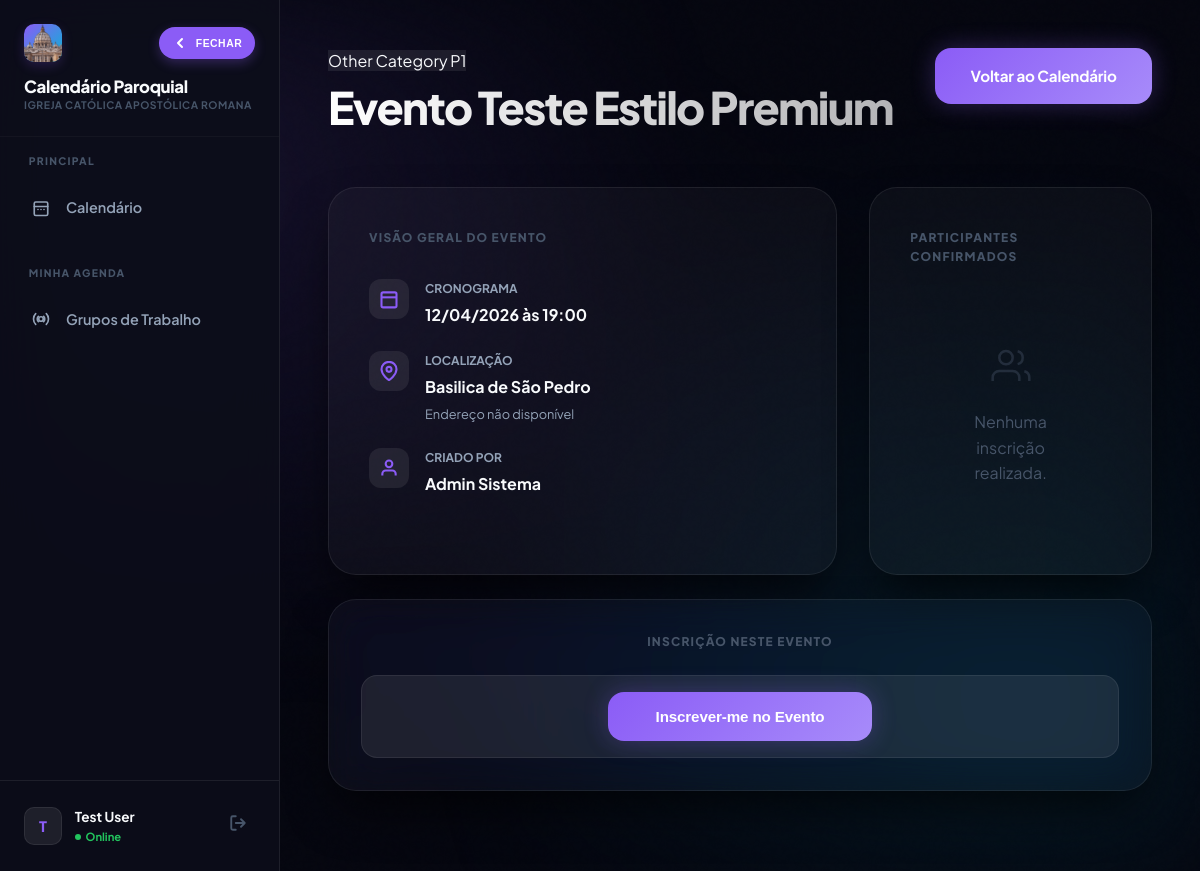
/ver_atividade.php?id=22 (signed in), run on the app's committed database.
### tables this page shows
CREATE TABLE `paroquias` (
  `id` int(10) unsigned NOT NULL AUTO_INCREMENT,
  `nome` varchar(255) NOT NULL,
  `cidade` varchar(100) DEFAULT NULL,
  `estado` char(2) DEFAULT NULL,
  `diocese` varchar(255) DEFAULT NULL,
  `ativo` tinyint(1) DEFAULT 1,
  `data_criacao` timestamp NULL DEFAULT current_timestamp(),
  PRIMARY KEY (`id`)
);

CREATE TABLE `atividades` (
  `id` int(10) unsigned NOT NULL AUTO_INCREMENT,
  `nome` varchar(255) NOT NULL,
  `descricao` text DEFAULT NULL,
  `cor` varchar(7) DEFAULT '#3b82f6',
  `data_inicio` date NOT NULL,
  `hora_inicio` time DEFAULT NULL,
  `data_fim` date DEFAULT NULL,
  `hora_fim` time DEFAULT NULL,
  `local_id` int(10) unsigned DEFAULT NULL,
  `tipo_atividade_id` int(10) unsigned DEFAULT NULL,
  `categoria_id` int(10) unsigned DEFAULT NULL,
  `criador_id` int(10) unsigned DEFAULT NULL,
  `paroquia_id` int(10) unsigned DEFAULT NULL,
  `status` varchar(50) DEFAULT 'ativo',
  `restrito` tinyint(1) DEFAULT 0,
  `serie_key` varchar(100) DEFAULT NULL,
  `serie_frequencia` varchar(50) DEFAULT NULL,
  `serie_dias_semana` varchar(100) DEFAULT NULL,
  `serie_data_fim` date DEFAULT NULL,
  `data_criacao` timestamp NULL DEFAULT current_timestamp(),
  `ultima_atualizacao` timestamp NULL DEFAULT current_timestamp() ON UPDATE current_timestamp(),
  `is_multi_color` tinyint(1) DEFAULT 0,
  `is_flashing` tinyint(1) DEFAULT 0,
  PRIMARY KEY (`id`),
  KEY `fk_atividades_paroquia` (`paroquia_id`),
  KEY `fk_atividades_local` (`local_id`),
  KEY `fk_atividades_tipo` (`tipo_atividade_id`),
  CONSTRAINT `fk_atividades_local` FOREIGN KEY (`local_id`) REFERENCES `locais_paroquia` (`id`) ON DELETE SET NULL,
  CONSTRAINT `fk_atividades_paroquia` FOREIGN KEY (`paroquia_id`) REFERENCES `paroquias` (`id`) ON DELETE SET NULL,
  CONSTRAINT `fk_atividades_tipo` FOREIGN KEY (`tipo_atividade_id`) REFERENCES `tipos_atividade` (`id`) ON DELETE SET NULL
);

CREATE TABLE `tipos_atividade` (
  `id` int(10) unsigned NOT NULL AUTO_INCREMENT,
  `paroquia_id` int(10) unsigned DEFAULT NULL,
  `nome_tipo` varchar(100) NOT NULL,
  `cor` varchar(7) DEFAULT NULL,
  `icone` varchar(50) DEFAULT NULL,
  `descricao` text DEFAULT NULL,
  PRIMARY KEY (`id`)
);

CREATE TABLE `locais_paroquia` (
  `id` int(10) unsigned NOT NULL AUTO_INCREMENT,
  `paroquia_id` int(10) unsigned NOT NULL,
  `nome_local` varchar(255) NOT NULL,
  `descricao` text DEFAULT NULL,
  `ativo` tinyint(1) DEFAULT 1,
  `endereco` varchar(255) DEFAULT NULL,
  `telefone` varchar(20) DEFAULT NULL,
  `responsavel` varchar(100) DEFAULT NULL,
  `capacidade` int(11) DEFAULT NULL,
  PRIMARY KEY (`id`)
);

CREATE TABLE `usuarios` (
  `id` int(10) unsigned NOT NULL AUTO_INCREMENT,
  `nome` varchar(255) NOT NULL,
  `email` varchar(255) NOT NULL,
  `senha` varchar(255) NOT NULL,
  `perfil_id` int(10) unsigned DEFAULT NULL,
  `paroquia_id` int(10) unsigned DEFAULT NULL,
  `sexo` varchar(20) DEFAULT NULL,
  `telefone` varchar(20) DEFAULT NULL,
  `palavra_chave` varchar(255) DEFAULT NULL,
  `ativo` tinyint(1) DEFAULT 1,
  `perm_criar_eventos` tinyint(1) DEFAULT 0,
  `perm_editar_eventos` tinyint(1) DEFAULT 0,
  `perm_excluir_eventos` tinyint(1) DEFAULT 0,
  `perm_ver_restritos` tinyint(1) DEFAULT 0,
  `perm_cadastrar_usuario` tinyint(1) DEFAULT 0,
  `perm_admin_usuarios` tinyint(1) DEFAULT 0,
  `perm_ver_logs` tinyint(1) DEFAULT 0,
  `data_criacao` timestamp NULL DEFAULT current_timestamp(),
  `ultimo_login` timestamp NULL DEFAULT NULL,
  `data_nascimento` date DEFAULT NULL,
  `foto_perfil` varchar(255) DEFAULT NULL,
  `nivel_acesso` int(10) DEFAULT 0,
  `perfil_nome` varchar(50) DEFAULT NULL,
  `perm_ver_calendario` tinyint(1) DEFAULT 1,
  `perm_admin_sistema` tinyint(1) DEFAULT 0,
  `perm_gerenciar_catalogo` tinyint(1) DEFAULT 0,
  `perm_gerenciar_grupos` tinyint(1) DEFAULT 0,
  PRIMARY KEY (`id`),
  UNIQUE KEY `email` (`email`),
  KEY `fk_usuario_perfil` (`perfil_id`),
  KEY `fk_usuario_paroquia` (`paroquia_id`),
  CONSTRAINT `fk_usuario_paroquia` FOREIGN KEY (`paroquia_id`) REFERENCES `paroquias` (`id`) ON DELETE SET NULL,
  CONSTRAINT `fk_usuario_perfil` FOREIGN KEY (`perfil_id`) REFERENCES `perfis` (`id`) ON DELETE SET NULL
);

### ver_atividade.php (the view, shortened to what the rows shown need)
<?php
require_once 'functions.php';
$pid = current_paroquia_id();
$id = (int)($_GET['id'] ?? 0);
$sql = "
    SELECT a.*, l.nome_local, l.endereco, l.responsavel, t.nome_tipo, t.icone, u.nome as criador_nome
    FROM atividades a
    LEFT JOIN locais_paroquia l ON a.local_id = l.id
    LEFT JOIN tipos_atividade t ON a.tipo_atividade_id = t.id
    LEFT JOIN usuarios u ON a.criador_id = u.id
    WHERE a.id = ? AND a.paroquia_id = ?
    LIMIT 1
";
$stmt = $conn->prepare($sql);
$stmt->bind_param('ii', $id, $pid);
$stmt->execute();
$activity = $stmt->get_result()->fetch_assoc();
?>
<!DOCTYPE html>
<html lang="pt-BR">
<head>
    <link rel="stylesheet" href="style.css">
</head>
<body>
    <div class="app-shell">
        <?php include 'sidebar.php'; ?>
        <main class="main-content">
            <header class="detail-header animate-in">
                <div>
                    <span class="type-badge" style="background:var(--panel-hi);"><?= h($activity['nome_tipo'] ?: 'Evento') ?></span>
                    <h1 class="gradient-text"><?= h($activity['nome']) ?></h1>
                </div>
            </header>
            <div class="info-grid animate-in" style="animation-delay: 0.1s;">
                <section class="glass info-card">
                    <div class="meta-list">
                        <div class="meta-box">
                            <div class="meta-content">
                                <div>CRONOGRAMA</div>
                                <span><?= formatDate($activity['data_inicio']) ?> às <?= formatTime($activity['hora_inicio']) ?></span>
                            </div>
                        </div>
                        <div class="meta-box">
                            <div class="meta-content">
                                <div>LOCALIZAÇÃO</div>
                                <span><?= h($activity['nome_local'] ?: 'Não definido') ?></span>
                                <p style="font-size: 0.8rem; color: var(--text-dim); margin-top: 0.3rem;"><?= h($activity['endereco'] ?: 'Endereço não disponível') ?></p>
                            </div>
                        </div>
                        <div class="meta-box">
                            <div class="meta-content">
                                <div>CRIADO POR</div>
                                <span><?= h($activity['criador_nome'] ?: 'Gerenciador do Sistema') ?></span>
                            </div>
                        </div>
                    </div>
                </section>
            </div>
        </main>
    </div>
</body>
</html>

### sidebar.php (shortened to what the rows shown need)
<?php
require_once 'config.php';
$parish_name = 'Igreja Católica';
$pid = $_SESSION['paroquia_id'] ?? 0;
if ($pid > 0) {
    $stmt = $conn->prepare("SELECT nome FROM paroquias WHERE id = ?");
    $stmt->bind_param('i', $pid);
    $stmt->execute();
    $resParish = $stmt->get_result();
    if ($resParish && $resParish->num_rows > 0) {
        $parish_name = $resParish->fetch_assoc()['nome'];
    }
}
$all_parishes = [];
?>
<aside class="sidebar" id="mainSidebar">
    <div class="sidebar-header">
        <div class="brand-details">
            <span class="brand-text">Calendário Paroquial</span>
            <?php if (count($all_parishes) > 1): ?>
                <select class="brand-sub-select" onchange="window.location.href='select_paroquia.php?id='+this.value">
                    <?php if ($pid == 0): ?><option value="0" selected>Selecionar...</option><?php endif; ?>
                    <?php foreach($all_parishes as $p): ?>
                        <option value="<?= $p['id'] ?>" <?= $p['id'] == $pid ? 'selected' : '' ?>><?= h($p['nome']) ?></option>
                    <?php endforeach; ?>
                </select>
            <?php else: ?>
                <span class="brand-sub"><?= h($parish_name) ?></span>
            <?php endif; ?>
        </div>
    </div>
</aside>

### data on the page
paroquias: nome "IGREJA CATÓLICA APOSTÓLICA ROMANA"
atividades: tipo_atividade.nome_tipo "Other Category P1", nome "Evento Teste Estilo Premium", data_inicio "12/04/2026", hora_inicio "19:00", local.nome_local "Basilica de São Pedro", local.endereco "Endereço não disponível", usuarios.nome "Admin Sistema"

### other printed values
$initials "T"
$nome "Test User"
